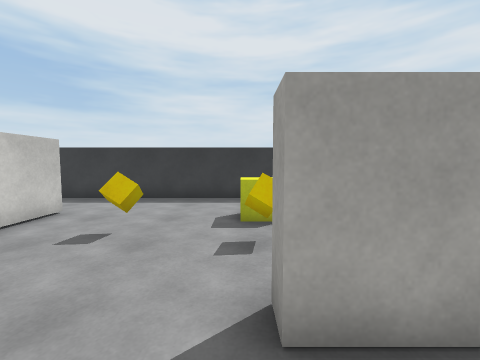
[1] (above)

16 first-person views from a walk through a Unity game level. The camera is 1.4 m above the floor, tilts 4° down and sees 90° across. The floor is counted in squares, 1 m on a side. Each view is taken from the middle of a square. On the plan, view 1 faces up. The plan holds only what a view shows up to about 13 squares ahead; the rest is blank. The player is left out. Surface patterns are stand-ins for the level's own textures.

[2]
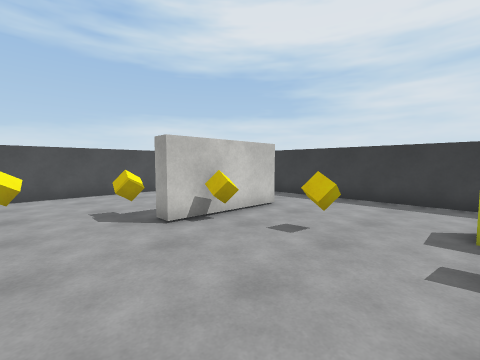

[3]
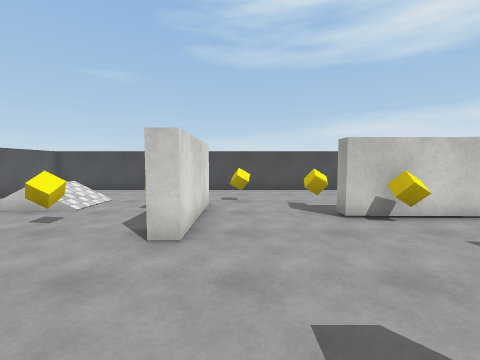

[4]
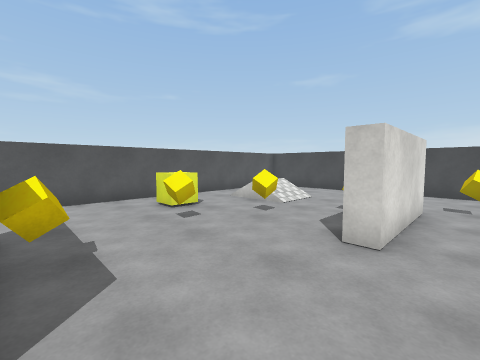

[5]
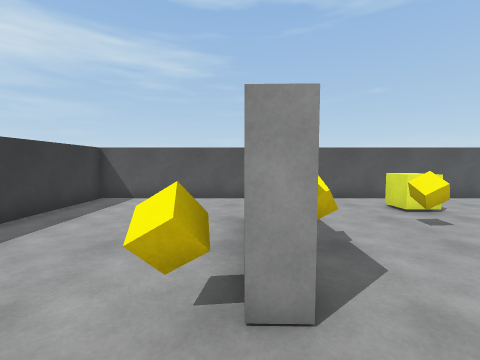

[6]
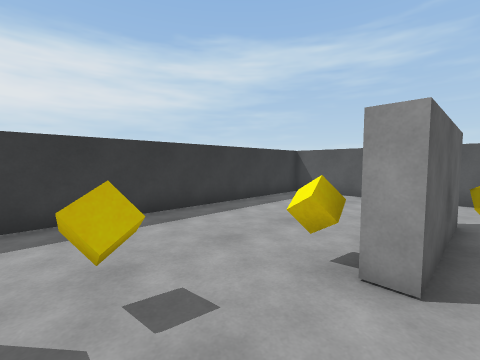

[7]
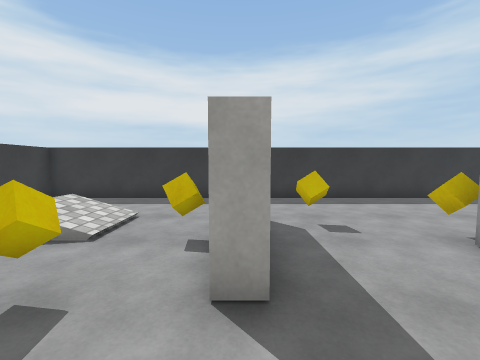

[8]
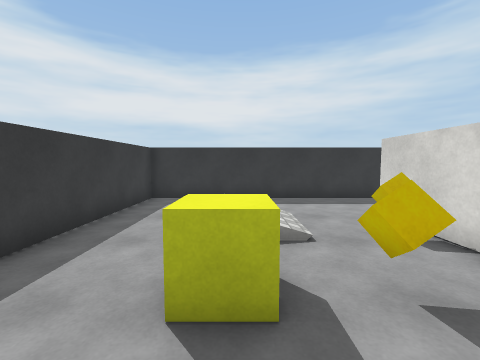

[9]
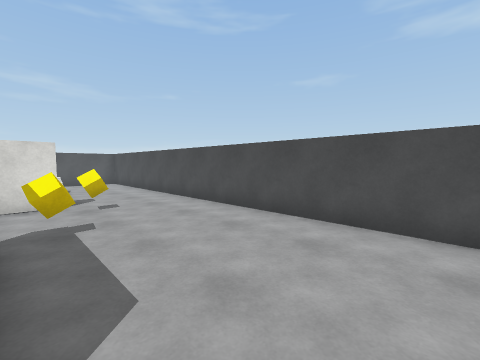

[10]
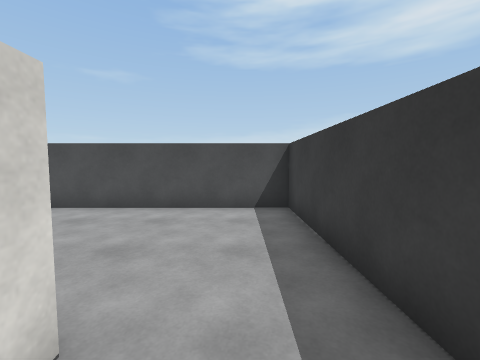

[11]
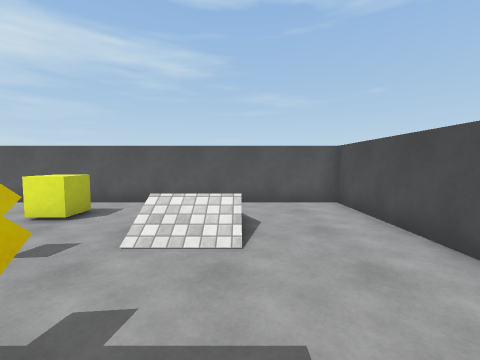

[12]
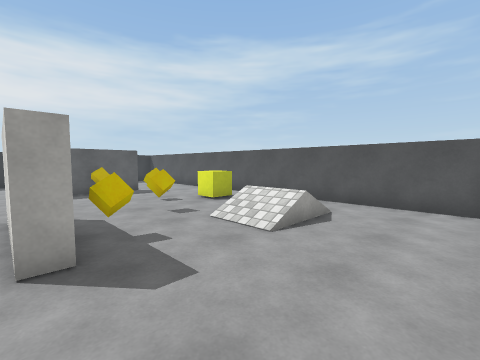

[13]
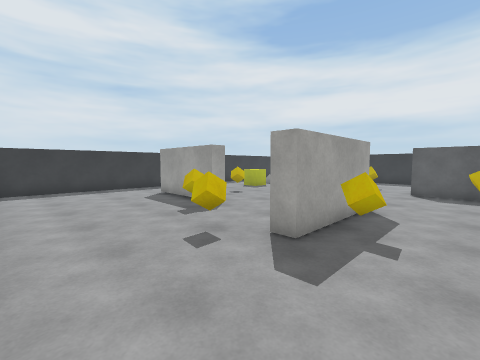

[14]
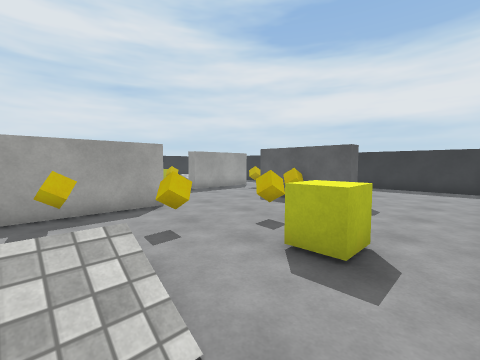

[15]
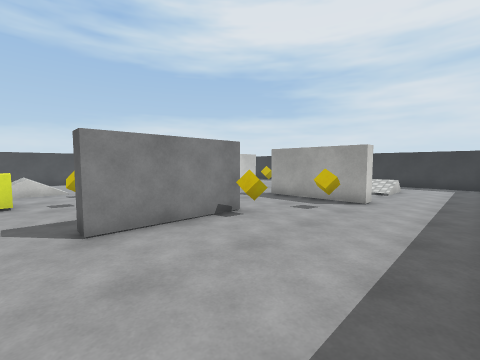

[16]
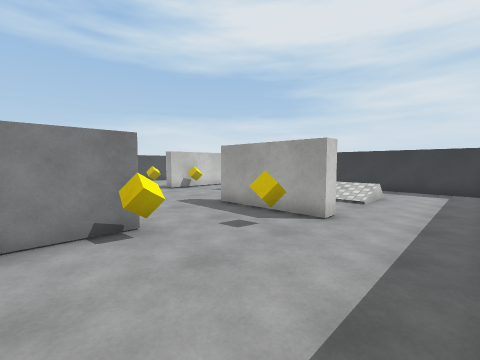

### Floor plan
Key: @ floor where view 1 was taken; # wall or solid block; . floor; / step, stairs or slope; C yellow cube; O other object.
Columns run from 12 left of view 1 to 8 right of it. Each row starts with its distance up from view 1.
 10 #####################
  9 #...................#
  8 #...................#
  7 #...........CC. /...#
  6 #.....##....CCO /...#
  5 #.....##..C....//...#
  4 #.....##....C.......#
  3 #.....##.......C....#
  2 #....C.......####...#
  1 #...................#
  0 #...C.......@...C...#
 -1 #....####...........#
 -2 #....####....##C....#
 -3 #............##.....#
 -4 #.......C....##.....#
 -5 #...///...C..##.....#
 -6 #.../ O......##.....#
 -7 #.../ /.CC..........#
 -8 #.... ...C..........#
 -9 #...................#
-10 #####################

Positions as (right, up) in squares from view 1, and headings:
1: (0, 0), facing up
2: (0, 0), facing up-left
3: (1, 0), facing left
4: (1, 0), facing down-left
5: (2, 0), facing down
6: (1, 1), facing down-right
7: (-2, 2), facing right
8: (-2, 6), facing right
9: (-6, 8), facing down-left
10: (-4, 8), facing left
11: (-8, -1), facing down
12: (-11, -1), facing down-right
13: (-11, -4), facing up-right
14: (-7, -9), facing up-right
15: (7, -7), facing up-left
16: (7, -4), facing up-left
